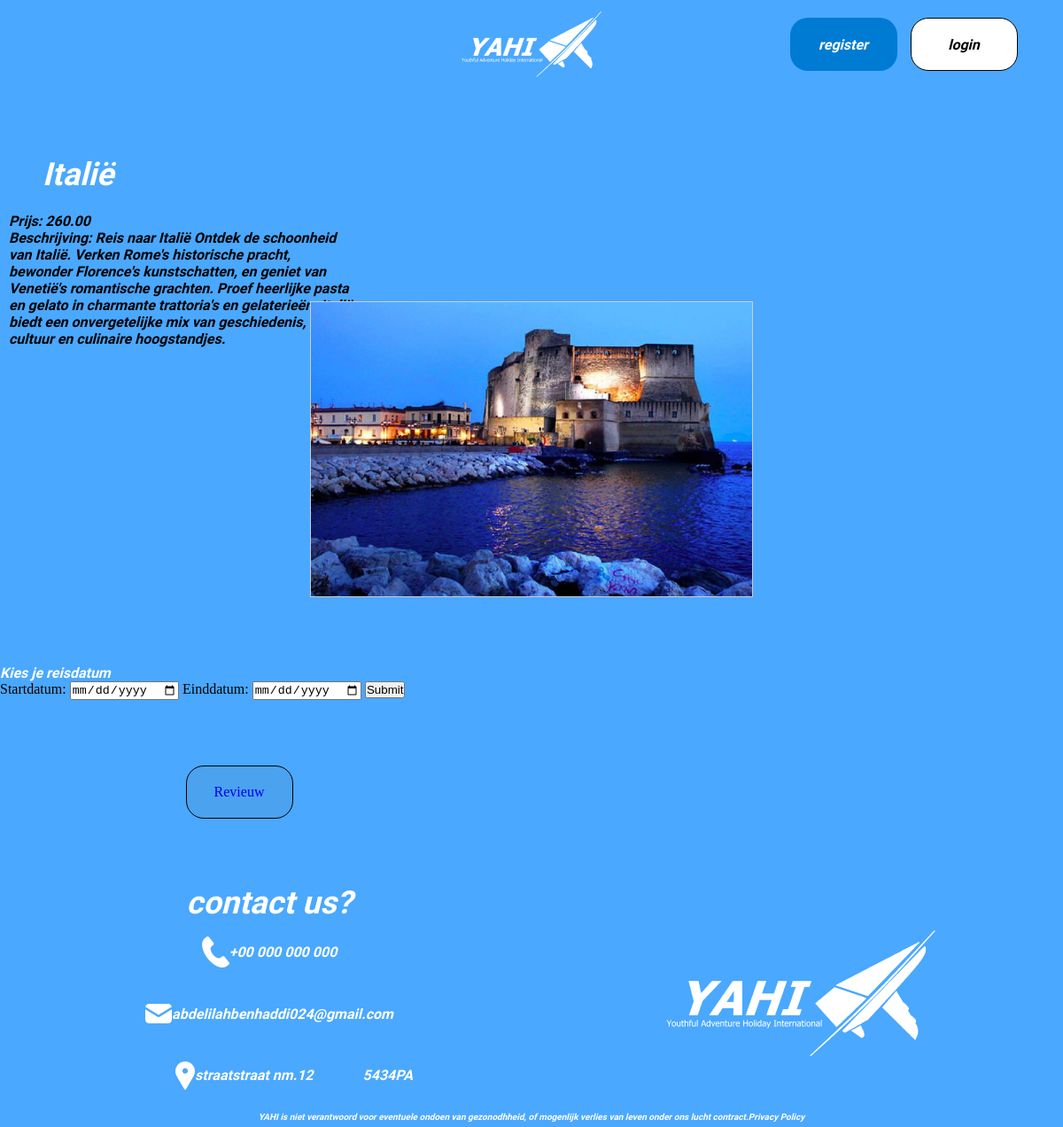
The page /docker/html/pages/landen/Italië.php on the database its author committed.
### tables this page shows
CREATE TABLE `reizen` (
  `id` int(11) NOT NULL,
  `naam` varchar(100) NOT NULL,
  `beschrijving` text NOT NULL,
  `prijs` decimal(10,2) NOT NULL,
  `bestemmingen_id` int(11) NOT NULL,
  `file` varchar(50) NOT NULL
);

### docker/html/pages/landen/Italië.php (the view, shortened to what this page needs)
<!DOCTYPE html>
<html lang="en">
<head>
    <link rel="stylesheet" href="../../css/maincss.css">
</head>
<body>
    <?php
        include '../../includes/header.php';
        include "../conn.php";
        $specific_naam = 'Italië';
        $stmt = $connection->prepare("SELECT id, naam, prijs, beschrijving, file FROM reizen WHERE naam = :naam");
        $stmt->bindParam(':naam', $specific_naam);
        $stmt->execute();
        echo '<div class="singleReis">';
        echo '<section class="productenRow">';
        while ($row = $stmt->fetch(PDO::FETCH_ASSOC)) {
            echo '<div class="singleReis">';
            echo '<div class="singleTitle">';
            echo '<h6>' . htmlspecialchars($row['naam']) . '</h6>';
            echo '</div>';
            echo '<div class="singleText">';
            echo '<h4>Prijs: ' . htmlspecialchars($row['prijs']) . '</h4>';
            echo '<h4>Beschrijving: ' . htmlspecialchars($row['beschrijving']) . '</h4>';
            echo '</div>';
            echo '<div class="singleConImgFlorida">';
            echo '<div class="singleImgFlorida">';
            echo '<img src="../uploads/' . htmlspecialchars($row['file']) . '" alt="' . htmlspecialchars($row['naam']) . '">';
            echo '</div>';
            echo '</div>';
            echo '</div>';
        }
        echo '</section>';
        echo '</div>';
    ?>
    <h1>Kies je reisdatum</h1>
    <form method="POST" action="../submit_booking.php">
        <label for="startdatum">Startdatum:</label>
        <input type="date" id="startdatum" name="startdatum" required>
        <label for="einddatum">Einddatum:</label>
        <input type="date" id="einddatum" name="einddatum" required>
        <button type="submit">Submit</button>
    </form>
</body>
<div class="revieuw-container">
<div class="revieuw-button">
 <a href="http://localhost:8000/pages/recensiescopy.php">Revieuw</a>
    </div>
    </div>
</html>
<?php
    include '../../includes/footer.php';
?>

### docker/html/css/maincss.css (style rules this page uses)
* { margin: 0; padding: 0; box-sizing: border-box; }
body { background-color: #4AA8FF; }
h1 { font-family: "Kanit", sans-serif; font-size: 16px; font-weight: 700; font-style: italic; color: white; }
a { text-decoration: none ; }
h4 { font-family: "Kanit", sans-serif; font-style: italic; font-size: 16px; }
h6 { font-family: "Kanit", sans-serif; font-size: 36px; font-style: italic; display: flex; justify-content: center; align-items: center; color: #ffffff; }
.productenRow { width: 100%; height: 100%; display: flex; flex-wrap: wrap; justify-content: space-between; font-family: 'Lato', sans-serif; }
.singleReis { height: 650px; width: 100%; display: flex; flex-direction: column; justify-content: center; }
.singleTitle { height: 64px; width: 176px; }
.singleText { height: 100px; width: 390px; margin-left: 10px; }
.singleConImgFlorida { width: 100%; max-width: 500px; height: auto; margin: 0 auto; border: 1px solid #ccc; overflow: hidden; }
.singleImgFlorida { width: 100%; height: auto; }
.singleImgFlorida img { width: 100%; height: auto; display: block; object-fit: cover; }
.revieuw-button { width: 121px; height: 60px; background-color: #4ba2ee; display: flex; justify-content: center; align-items: center; border-radius: 20px; border: 1px solid black; }
.revieuw-container { height: 26vh; width: 45%; display: flex; justify-content: center; align-content: center; align-items: center; }

### rows shown on the page
reizen: naam "Italië", prijs "260.00", beschrijving "Reis naar Italië Ontdek de schoonheid van Italië. Verken Rome's historische pracht, bewonder Florence's kunstschatten, en geniet van Venetië's romantische grachten. Proef heerlijke pasta en gelato in charmante trattoria's en gelaterieën. Italië biedt een onvergetelijke mix van geschiedenis, cultuur en culinaire hoogstandjes.", file (picture)
